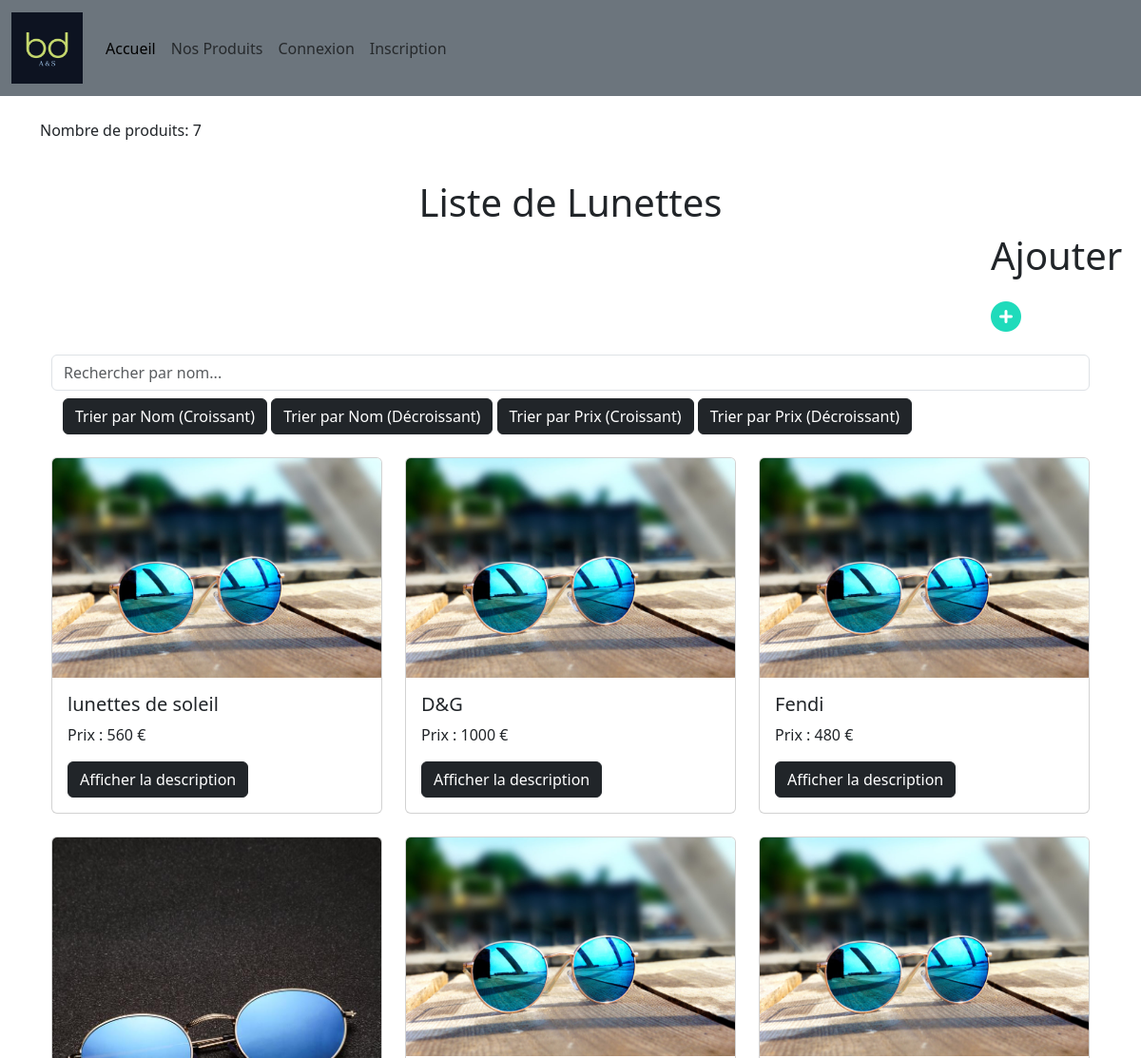
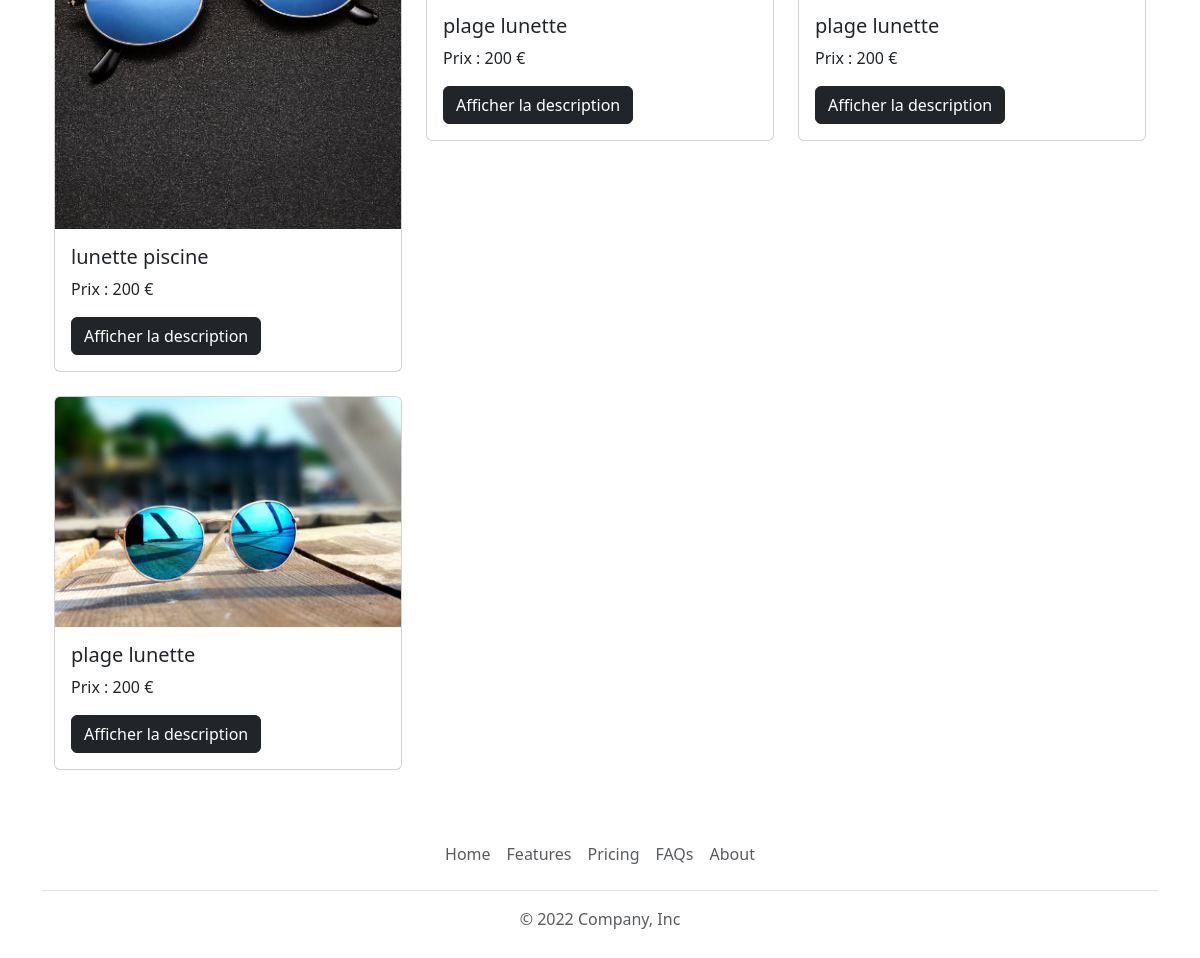
Page /pages/listProducts.php on the committed database (2 pictures, top to bottom).
### tables this page shows
CREATE TABLE `products` (
  `id` int(11) NOT NULL,
  `name` varchar(255) NOT NULL,
  `price` float NOT NULL,
  `description` text NOT NULL,
  `image` text NOT NULL,
  `fk_user` int(11) NOT NULL,
  `quantite` int(11) NOT NULL
);

### pages/listProducts.php (the view, shortened to what this page needs)
<?php
$db = databaseConnect();
$req = "SELECT * FROM products";
$stmt = $db->prepare($req);
$stmt->execute();
$products = $stmt->fetchAll();
$numberOfProducts = count($products);
?>
<!DOCTYPE html>
<html lang="en">
<head>
    <link rel="stylesheet" href="https://cdnjs.cloudflare.com/ajax/libs/font-awesome/6.0.0-beta3/css/all.min.css">
    <link rel="stylesheet" href="https://cdn.jsdelivr.net/npm/bootstrap@5.3.0/dist/css/bootstrap.min.css">
</head>
<body>
    <?php
    include '../include/navbar.php';
    ?>
    <div class="container mt-4">
        <div class="row">
            <div class="col-12">
                <div id="nombre-produits" class="float-right mb-3">Nombre de produits: <?php echo $numberOfProducts; ?></div>
            </div>
        </div>
    </div>
    <h1 class="text-center mt-4">Liste de Lunettes</h1>
    <div class="container mt-2">
        <div class="button-container mb-2" style="padding-bottom: 20px;">
            <h1 style="padding-bottom: 20px;">Ajouter</h1>
            <a href="ajoutproduit.php" class="custom-button"><i class="fa-solid fa-circle-plus fa-2xl" style="color: #1fdbbb;"></i></a>
        </div>
        <div class="container mt-2">
            <input type="text" id="searchInput" class="form-control" placeholder="Rechercher par nom...">
        </div>
        <div class="container mt-2">
            <div class="container mt-2">
                <button onclick="sortAndDisplay('name', 'asc')" class="btn btn-dark">Trier par Nom (Croissant)</button>
                <button onclick="sortAndDisplay('name', 'desc')" class="btn btn-dark">Trier par Nom (Décroissant)</button>
                <button onclick="sortAndDisplay('price', 'asc')" class="btn btn-dark">Trier par Prix (Croissant)</button>
                <button onclick="sortAndDisplay('price', 'desc')" class="btn btn-dark">Trier par Prix (Décroissant)</button>
            </div>
        </div>
        <div class="container mt-4">
            <div class="row" id="glassesContainer">
                <?php
                foreach ($products as $product) {
                    echo '<div class="col-md-4 mb-4 product-card">';
                    echo '<div class="card">';
                    echo '<img src="../images/' . $product['image'] . '" ;" class="card-img-top" alt="' . $product['name'] . '">';
                    echo '<div class="card-body">';
                    echo '<h5 class="card-title">' . $product['name'] . '</h5>';
                    echo '<p class="card-text">Prix : ' . $product['price'] . ' €</p>';
                    echo '<button onclick="toggleDescription(this)" class="btn btn-dark">Afficher la description</button>';
                    echo '</div>';
                    echo '</div>';
                    echo '</div>';
                }
                ?>
            </div>
        </div>
        <?php
        include '../include/footer.php';
        ?>
</body>
</html>

### include/navbar.php (shortened to what this page needs)
<?php
$isLoggedIn = isset($_SESSION['user']) && $_SESSION['user'] > 0;
?>
<nav class="navbar navbar-expand-lg navbar-light bg-secondary navbar-custom">
  <div class="container-fluid">
    <a class="navbar-brand" href="/"><img class="logoNav" width="75px" src="../public/images/logo.png" alt=""></a>
    <div class="collapse navbar-collapse" id="navbarNavAltMarkup">
      <div class="navbar-nav">
        <a class="nav-link active" aria-current="page" href="/">Accueil</a>
        <a class="nav-link" href="../pages/listProducts.php">Nos Produits</a>
        <?php if ($isLoggedIn) { ?>
          <a class="nav-link" href="../pages/profile.php">Profil</a>
          <a class="nav-link" href="../pages/auth_logout.php">Déconnexion</a>
        <?php } else { ?>
          <a class="nav-link" href="../pages/auth_login.php">Connexion</a>
          <a class="nav-link" href="../pages/auth_signin.php">Inscription</a>
        <?php } ?>
      </div>
    </div>
  </div>
</nav>

### include/footer.php
<div class="containerFooter">
  <footer class="py-3 my-4">
    <ul class="nav justify-content-center border-bottom pb-3 mb-3">
      <li class="nav-item"><a href="#" class="nav-link px-2 text-muted">Home</a></li>
      <li class="nav-item"><a href="#" class="nav-link px-2 text-muted">Features</a></li>
      <li class="nav-item"><a href="#" class="nav-link px-2 text-muted">Pricing</a></li>
      <li class="nav-item"><a href="#" class="nav-link px-2 text-muted">FAQs</a></li>
      <li class="nav-item"><a href="#" class="nav-link px-2 text-muted">About</a></li>
    </ul>
    <p class="text-center text-muted">&copy; 2022 Company, Inc</p>
  </footer>
</div>

### pages/listProducts.php (style rules this page uses)
.button-container { margin-left: 1000px; float: left; }

### rows in the picture
products: image (picture), name "lunettes de soleil", price "560"
products: image (picture), name "D&G", price "1000"
products: name "Fendi", price "480"
products: image (picture), name "lunette piscine", price "200"
products: image (picture), name "plage lunette", price "200"
products: image (picture), name "plage lunette", price "200"
products: image (picture), name "plage lunette", price "200"

### other values in the picture
$numberOfProducts "7"
